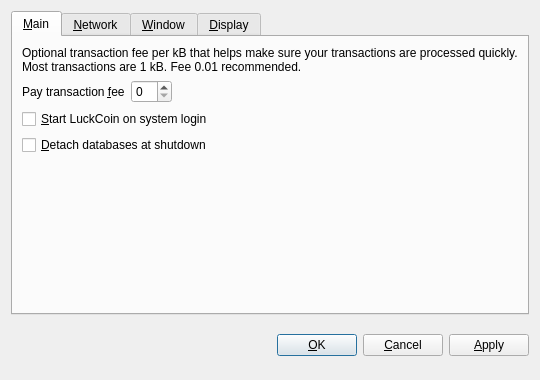
<?xml version="1.0" encoding="UTF-8"?>
<ui version="4.0">
 <class>OptionsDialog</class>
 <widget class="QDialog" name="OptionsDialog">
  <property name="geometry">
   <rect>
    <x>0</x>
    <y>0</y>
    <width>540</width>
    <height>380</height>
   </rect>
  </property>
  <property name="windowTitle">
   <string>Options</string>
  </property>
  <property name="modal">
   <bool>true</bool>
  </property>
  <layout class="QVBoxLayout" name="verticalLayout">
   <item>
    <widget class="QTabWidget" name="tabWidget">
     <property name="tabPosition">
      <enum>QTabWidget::North</enum>
     </property>
     <property name="currentIndex">
      <number>0</number>
     </property>
     <widget class="QWidget" name="tabMain">
      <attribute name="title">
       <string>&amp;Main</string>
      </attribute>
      <layout class="QVBoxLayout" name="verticalLayout_Main">
       <item>
        <widget class="QLabel" name="transactionFeeInfoLabel">
         <property name="text">
          <string>Optional transaction fee per kB that helps make sure your transactions are processed quickly. Most transactions are 1 kB. Fee 0.01 recommended.</string>
         </property>
         <property name="textFormat">
          <enum>Qt::PlainText</enum>
         </property>
         <property name="wordWrap">
          <bool>true</bool>
         </property>
        </widget>
       </item>
       <item>
        <layout class="QHBoxLayout" name="horizontalLayout_Main">
         <item>
          <widget class="QLabel" name="transactionFeeLabel">
           <property name="text">
            <string>Pay transaction &amp;fee</string>
           </property>
           <property name="textFormat">
            <enum>Qt::PlainText</enum>
           </property>
           <property name="buddy">
            <cstring>transactionFee</cstring>
           </property>
          </widget>
         </item>
         <item>
          <widget class="BitcoinAmountField" name="transactionFee"/>
         </item>
         <item>
          <spacer name="horizontalSpacer_Main">
           <property name="orientation">
            <enum>Qt::Horizontal</enum>
           </property>
           <property name="sizeHint" stdset="0">
            <size>
             <width>40</width>
             <height>20</height>
            </size>
           </property>
          </spacer>
         </item>
        </layout>
       </item>
       <item>
        <widget class="QCheckBox" name="bitcoinAtStartup">
         <property name="toolTip">
          <string>Automatically start LuckCoin after logging in to the system.</string>
         </property>
         <property name="text">
          <string>&amp;Start LuckCoin on system login</string>
         </property>
        </widget>
       </item>
       <item>
        <widget class="QCheckBox" name="detachDatabases">
         <property name="toolTip">
          <string>Detach block and address databases at shutdown. This means they can be moved to another data directory, but it slows down shutdown. The wallet is always detached.</string>
         </property>
         <property name="text">
          <string>&amp;Detach databases at shutdown</string>
         </property>
        </widget>
       </item>
       <item>
        <spacer name="verticalSpacer_Main">
         <property name="orientation">
          <enum>Qt::Vertical</enum>
         </property>
         <property name="sizeHint" stdset="0">
          <size>
           <width>20</width>
           <height>40</height>
          </size>
         </property>
        </spacer>
       </item>
      </layout>
     </widget>
     <widget class="QWidget" name="tabNetwork">
      <attribute name="title">
       <string>&amp;Network</string>
      </attribute>
      <layout class="QVBoxLayout" name="verticalLayout_Network">
       <item>
        <widget class="QCheckBox" name="mapPortUpnp">
         <property name="toolTip">
          <string>Automatically open the LuckCoin client port on the router. This only works when your router supports UPnP and it is enabled.</string>
         </property>
         <property name="text">
          <string>Map port using &amp;UPnP</string>
         </property>
        </widget>
       </item>
       <item>
        <widget class="QCheckBox" name="connectSocks">
         <property name="toolTip">
          <string>Connect to the LuckCoin network through a SOCKS proxy (e.g. when connecting through Tor).</string>
         </property>
         <property name="text">
          <string>&amp;Connect through SOCKS proxy:</string>
         </property>
        </widget>
       </item>
       <item>
        <layout class="QHBoxLayout" name="horizontalLayout_Network">
         <item>
          <widget class="QLabel" name="proxyIpLabel">
           <property name="text">
            <string>Proxy &amp;IP:</string>
           </property>
           <property name="textFormat">
            <enum>Qt::PlainText</enum>
           </property>
           <property name="buddy">
            <cstring>proxyIp</cstring>
           </property>
          </widget>
         </item>
         <item>
          <widget class="QValidatedLineEdit" name="proxyIp">
           <property name="maximumSize">
            <size>
             <width>140</width>
             <height>16777215</height>
            </size>
           </property>
           <property name="toolTip">
            <string>IP address of the proxy (e.g. 127.0.0.1)</string>
           </property>
          </widget>
         </item>
         <item>
          <widget class="QLabel" name="proxyPortLabel">
           <property name="text">
            <string>&amp;Port:</string>
           </property>
           <property name="textFormat">
            <enum>Qt::PlainText</enum>
           </property>
           <property name="buddy">
            <cstring>proxyPort</cstring>
           </property>
          </widget>
         </item>
         <item>
          <widget class="QLineEdit" name="proxyPort">
           <property name="maximumSize">
            <size>
             <width>55</width>
             <height>16777215</height>
            </size>
           </property>
           <property name="toolTip">
            <string>Port of the proxy (e.g. 9050)</string>
           </property>
          </widget>
         </item>
         <item>
          <widget class="QLabel" name="socksVersionLabel">
           <property name="text">
            <string>SOCKS &amp;Version:</string>
           </property>
           <property name="textFormat">
            <enum>Qt::PlainText</enum>
           </property>
           <property name="buddy">
            <cstring>socksVersion</cstring>
           </property>
          </widget>
         </item>
         <item>
          <widget class="QValueComboBox" name="socksVersion">
           <property name="toolTip">
            <string>SOCKS version of the proxy (e.g. 5)</string>
           </property>
          </widget>
         </item>
         <item>
          <spacer name="horizontalSpacer_Network">
           <property name="orientation">
            <enum>Qt::Horizontal</enum>
           </property>
           <property name="sizeHint" stdset="0">
            <size>
             <width>40</width>
             <height>20</height>
            </size>
           </property>
          </spacer>
         </item>
        </layout>
       </item>
       <item>
        <spacer name="verticalSpacer_Network">
         <property name="orientation">
          <enum>Qt::Vertical</enum>
         </property>
         <property name="sizeHint" stdset="0">
          <size>
           <width>20</width>
           <height>40</height>
          </size>
         </property>
        </spacer>
       </item>
      </layout>
     </widget>
     <widget class="QWidget" name="tabWindow">
      <attribute name="title">
       <string>&amp;Window</string>
      </attribute>
      <layout class="QVBoxLayout" name="verticalLayout_Window">
       <item>
        <widget class="QCheckBox" name="minimizeToTray">
         <property name="toolTip">
          <string>Show only a tray icon after minimizing the window.</string>
         </property>
         <property name="text">
          <string>&amp;Minimize to the tray instead of the taskbar</string>
         </property>
        </widget>
       </item>
       <item>
        <widget class="QCheckBox" name="minimizeOnClose">
         <property name="toolTip">
          <string>Minimize instead of exit the application when the window is closed. When this option is enabled, the application will be closed only after selecting Quit in the menu.</string>
         </property>
         <property name="text">
          <string>M&amp;inimize on close</string>
         </property>
        </widget>
       </item>
       <item>
        <spacer name="verticalSpacer_Window">
         <property name="orientation">
          <enum>Qt::Vertical</enum>
         </property>
         <property name="sizeHint" stdset="0">
          <size>
           <width>20</width>
           <height>40</height>
          </size>
         </property>
        </spacer>
       </item>
      </layout>
     </widget>
     <widget class="QWidget" name="tabDisplay">
      <attribute name="title">
       <string>&amp;Display</string>
      </attribute>
      <layout class="QVBoxLayout" name="verticalLayout_Display">
       <item>
        <layout class="QHBoxLayout" name="horizontalLayout_1_Display">
         <item>
          <widget class="QLabel" name="langLabel">
           <property name="text">
            <string>User Interface &amp;language:</string>
           </property>
           <property name="textFormat">
            <enum>Qt::PlainText</enum>
           </property>
           <property name="buddy">
            <cstring>lang</cstring>
           </property>
          </widget>
         </item>
         <item>
          <widget class="QValueComboBox" name="lang">
           <property name="toolTip">
            <string>The user interface language can be set here. This setting will take effect after restarting LuckCoin.</string>
           </property>
          </widget>
         </item>
        </layout>
       </item>
       <item>
        <layout class="QHBoxLayout" name="horizontalLayout_2_Display">
         <item>
          <widget class="QLabel" name="unitLabel">
           <property name="text">
            <string>&amp;Unit to show amounts in:</string>
           </property>
           <property name="textFormat">
            <enum>Qt::PlainText</enum>
           </property>
           <property name="buddy">
            <cstring>unit</cstring>
           </property>
          </widget>
         </item>
         <item>
          <widget class="QValueComboBox" name="unit">
           <property name="toolTip">
            <string>Choose the default subdivision unit to show in the interface and when sending coins.</string>
           </property>
          </widget>
         </item>
        </layout>
       </item>
       <item>
        <widget class="QCheckBox" name="displayAddresses">
         <property name="toolTip">
          <string>Whether to show LuckCoin addresses in the transaction list or not.</string>
         </property>
         <property name="text">
          <string>&amp;Display addresses in transaction list</string>
         </property>
        </widget>
       </item>
       <item>
        <widget class="QCheckBox" name="coinControlFeatures">
         <property name="toolTip">
          <string>Whether to show coin control features or not.</string>
         </property>
         <property name="text">
          <string>Display coin &amp;control features (experts only!)</string>
         </property>
        </widget>
       </item>
       <item>
        <spacer name="verticalSpacer_Display">
         <property name="orientation">
          <enum>Qt::Vertical</enum>
         </property>
         <property name="sizeHint" stdset="0">
          <size>
           <width>20</width>
           <height>40</height>
          </size>
         </property>
        </spacer>
       </item>
      </layout>
     </widget>
    </widget>
   </item>
   <item>
    <layout class="QHBoxLayout" name="horizontalLayout_Buttons">
     <item>
      <spacer name="horizontalSpacer_1">
       <property name="orientation">
        <enum>Qt::Horizontal</enum>
       </property>
       <property name="sizeHint" stdset="0">
        <size>
         <width>40</width>
         <height>48</height>
        </size>
       </property>
      </spacer>
     </item>
     <item>
      <widget class="QLabel" name="statusLabel">
       <property name="font">
        <font>
         <weight>75</weight>
         <bold>true</bold>
        </font>
       </property>
       <property name="text">
        <string/>
       </property>
       <property name="textFormat">
        <enum>Qt::PlainText</enum>
       </property>
       <property name="wordWrap">
        <bool>true</bool>
       </property>
      </widget>
     </item>
     <item>
      <spacer name="horizontalSpacer_2">
       <property name="orientation">
        <enum>Qt::Horizontal</enum>
       </property>
       <property name="sizeHint" stdset="0">
        <size>
         <width>40</width>
         <height>48</height>
        </size>
       </property>
      </spacer>
     </item>
     <item>
      <widget class="QPushButton" name="okButton">
       <property name="text">
        <string>&amp;OK</string>
       </property>
      </widget>
     </item>
     <item>
      <widget class="QPushButton" name="cancelButton">
       <property name="text">
        <string>&amp;Cancel</string>
       </property>
       <property name="autoDefault">
        <bool>false</bool>
       </property>
      </widget>
     </item>
     <item>
      <widget class="QPushButton" name="applyButton">
       <property name="text">
        <string>&amp;Apply</string>
       </property>
       <property name="autoDefault">
        <bool>false</bool>
       </property>
      </widget>
     </item>
    </layout>
   </item>
  </layout>
 </widget>
 <customwidgets>
  <customwidget>
   <class>BitcoinAmountField</class>
   <extends>QSpinBox</extends>
   <header>bitcoinamountfield.h</header>
  </customwidget>
  <customwidget>
   <class>QValueComboBox</class>
   <extends>QComboBox</extends>
   <header>qvaluecombobox.h</header>
  </customwidget>
  <customwidget>
   <class>QValidatedLineEdit</class>
   <extends>QLineEdit</extends>
   <header>qvalidatedlineedit.h</header>
  </customwidget>
 </customwidgets>
 <resources/>
 <connections/>
</ui>
